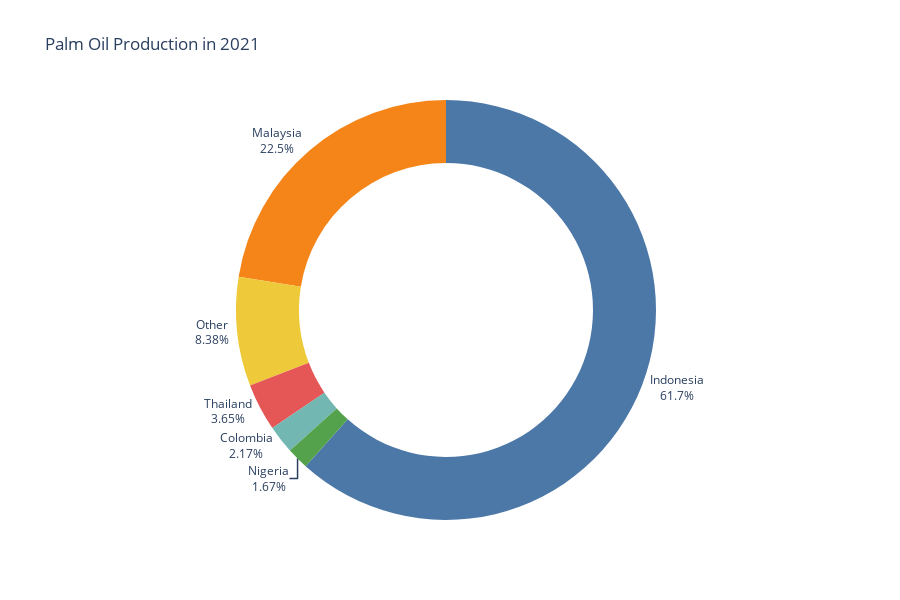

Here is the notebook cell this chart was saved with:
### Markdown cell above
## Introduction

With the emergence of more and more palm oil-free products, it seems that palm oil is almost a thing of the past. Spurred on by horror stories of orangutans without trees and burning trees giving way to rows of oil palm trees, more and more people are opting for these products. This seems a very reasonable choice. However, it could be that the solution to this problem takes a more counter-intuitive approach: choose palm oil instead.

Using various charts, we will try to present relevant data in as clear a way as possible, so that you can learn more about these two sides of the discussion and make your own choice on which option is best.

In this analysis, we will concentrate exclusively on Malaysia and Indonesia, as these two countries are the predominant producers of palm oil globally. Together, they account for nearly 85% of the world's palm oil supply, making them the most significant players in the industry.

### Code cell
import pandas as pd
import plotly.graph_objects as go
import plotly.express as px

# Load the dataset
df = pd.read_csv('../Datasets/palm-oil-production.csv')

# Filter data for the year 2021
df_2021 = df.loc[df['Year'] == 2021]

# Sort by production to get the top 5 entries
df_2021_top5 = df_2021.sort_values(by='Production', ascending=False).head(5)

# Calculate the total production of the remaining entries
others_production = df_2021.sort_values(by='Production', ascending=False).iloc[5:]['Production'].sum()

# Create a new DataFrame for the 'Other' category
df_others = pd.DataFrame({'Entity': ['Other'], 'Production': [others_production]})

# Concatenate the top 5 entries with the 'Other' category
df_2021_final = pd.concat([df_2021_top5, df_others], ignore_index=True)

# Define labels and values for the donut chart
labels = df_2021_final['Entity']
values = df_2021_final['Production']

# Define colors for the producers using provided palette
colors = px.colors.qualitative.T10

# Create the donut chart using Plotly
fig = go.Figure(data=[go.Pie(
    labels=labels, 
    values=values, 
    hole=.7,  # Set the hole size for the donut chart
    textinfo='label+percent',
    textposition='outside',
    insidetextorientation='radial',
    marker=dict(colors=colors)
)])

fig.update_layout(
    title_text='Palm oil production in 2021',
    showlegend=False,
    height=600 
)

# Show the plot
fig.show()

### Figure 1 — Plotly figure (JSON) as saved in the notebook; plotly's stock layout.template omitted (floating-point values rounded to 4 significant figures)
{"data": [{"hole": 0.7, "insidetextorientation": "radial", "labels": ["Indonesia", "Malaysia", "Thailand", "Colombia", "Nigeria", "Other"], "marker": {"colors": ["#4C78A8", "#F58518", "#E45756", "#72B7B2", "#54A24B", "#EECA3B", "#B279A2", "#FF9DA6", "#9D755D", "#BAB0AC"]}, "textinfo": "label+percent", "textposition": "outside", "type": "pie", "values": [49710344, 18116354, 2940000, 1747773, 1350000, 6760000.0]}], "layout": {"height": 600, "showlegend": false, "title": {"text": "Palm Oil Production in 2021"}}}
